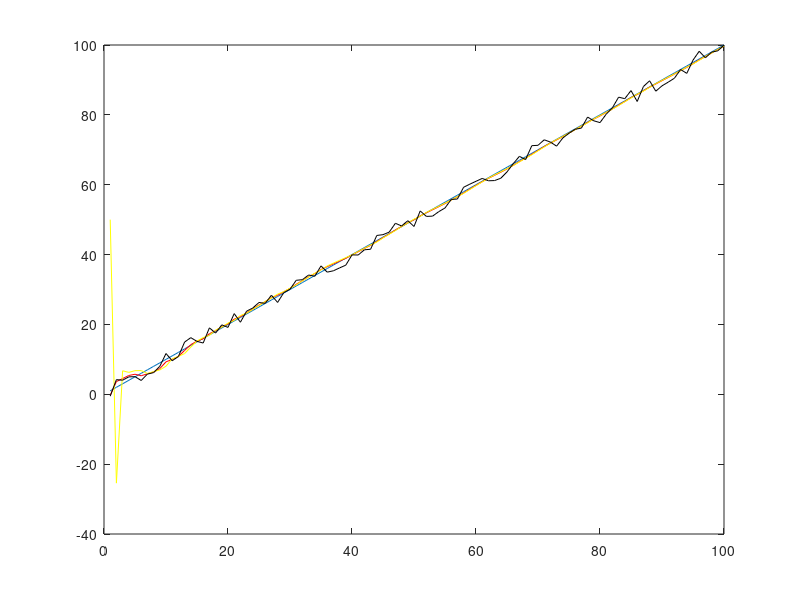

This chart was generated by the following MATLAB code:

clear;
dt = 1.0; %Time Step

x = [50;
     0]; %State Matrix
P = [500, 0; 
     0, 500]; %State Estimate Covariance Matrix
F = [1, dt;
     0, 1 ]; %State Transistion Matrix

u = []; %Control Inpts
B = []; %Control Input Transistion Matrix

Q = [0]; %Process Covariance Matrix
R = [5]; %Measurement Covariance Matrix

H = [ 1, 0]; %Measuremnt Transistion Matrix
z = []; %Measurement

%Basic Test Model: 0 Proccess Variance, Init Pos = 0; Vel = 1 m/s
model_meas = ones(1,100);
for i = 1:100
    model_meas(i) = i + ((rand()*2)-1)*sqrt(R);
end

kalman_pos = [];
pred_pos=[];

%Runs the Kalman Filter
for i = 1:100
    
    %---Kalman Filter------------------------------------------------------
    %Predict
    x_pred = F*x; %+ B*u;
    P_pred = F*P*F'; %+ Q;
    
    pred_pos(i) = x_pred(1); 
    
    %Update
    
    z = model_meas(i);
    y = z - H*x_pred;       %Residual
    
    S = H*P_pred*H' + R;    %Innovtion Covaraince
    
    K = (P_pred*H')/S;      %Kalman Gain
    
    x = x_pred + K*y;          %Updated State
    P = (eye(2)-K*H)*P_pred;   %Updated State Estimate Covariance
    
    kalman_pos(i) = x(1);
    %--_End Kalman Filter--------------------------------------------------
    
end;

t = 1:100;
plot(t, t, t, kalman_pos, 'r', t, pred_pos, 'y', t, model_meas, 'k');
